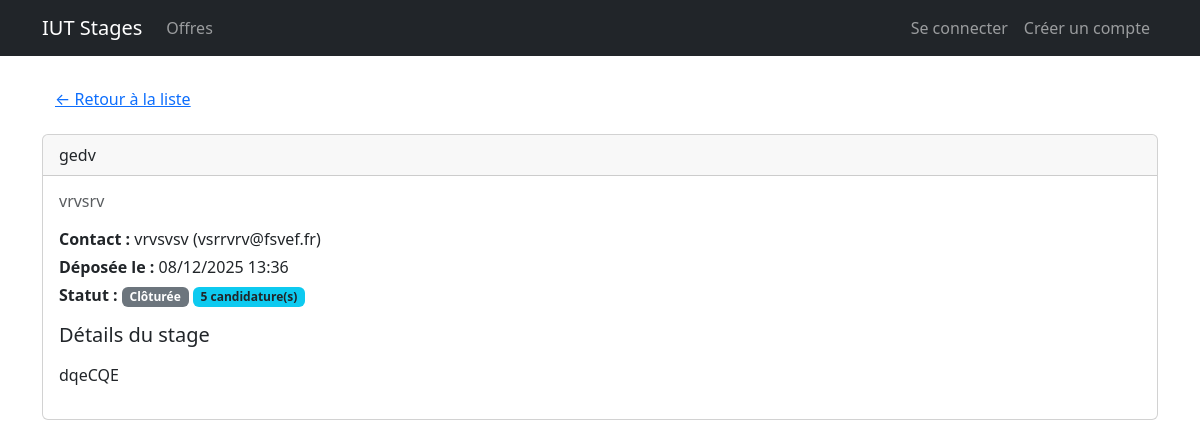
Before: /5/ with the older database file.
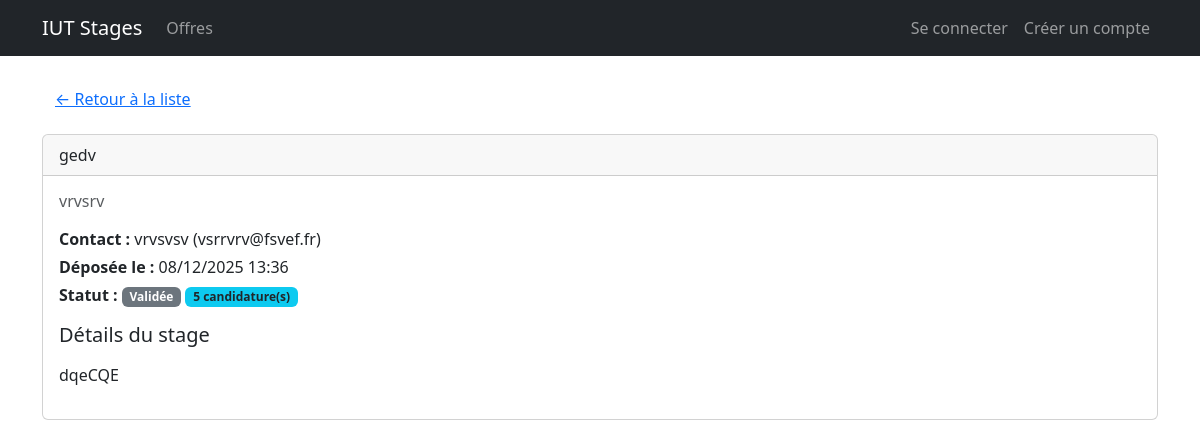
After: the same page with the newer database file.
### offers/models.py (models this page shows, shortened)
class InternshipOffer(models.Model):
    STATUS_CHOICES = [
        ('pending', 'En attente de validation'),
        ('validated', 'Validée'),
        ('rejected', 'Refusée'),
        ('closed', 'Clôturée'),
    ]
    title = models.CharField(max_length=255)
    organization = models.CharField(max_length=255)
    contact_name = models.CharField(max_length=255)
    contact_email = models.EmailField()
    details = models.TextField()
    status = models.CharField(
        max_length=10,
        choices=STATUS_CHOICES,
        default='pending',
    )
    submission_date = models.DateTimeField(default=timezone.now)
    @property
    def applications_count(self) -> int:
        return self.applications.count()
    @property
    def is_open_for_applications(self) -> bool:
        return self.status == 'validated' and self.applications_count < 5

### offers/views.py (the view)
# urls.py: path('<int:pk>/', views.offer_detail, name='offer_detail'),
def offer_detail(request, pk):
    offer = get_object_or_404(InternshipOffer, pk=pk)
    visible_statuses = ['validated', 'closed']
    is_staff = request.user.is_authenticated and request.user.is_staff
    if offer.status not in visible_statuses and not is_staff:
        raise Http404("Cette offre n'est pas disponible.")
    is_student = request.user.is_authenticated and not request.user.is_staff
    can_apply = offer.is_open_for_applications and is_student
    context = {
        "offer": offer,
        "applications_count": offer.applications_count,
        "can_apply": can_apply,
    }
    return render(request, "offers/offer_detail.html", context)

### offers/templates/offers/offer_detail.html (shortened to what this page needs)
{% extends "base.html" %}
{% block content %}
<div class="mb-3">
  <a href="{% url 'offers:offer_list' %}" class="btn btn-link">&larr; Retour à la liste</a>
</div>
<div class="card">
  <div class="card-header">
      {{ offer.title }}
  </div>
  <div class="card-body">
    <h2 class="h6 text-muted mb-3">{{ offer.organization }}</h2>
    <p class="mb-1"><strong>Contact :</strong> {{ offer.contact_name }} ({{ offer.contact_email }})</p>
    <p class="mb-1"><strong>Déposée le :</strong> {{ offer.submission_date|date:"d/m/Y H:i" }}</p>
    <p class="mb-3">
      <strong>Statut :</strong>
      <span class="badge bg-secondary">{{ offer.get_status_display }}</span>
      <span class="badge bg-info text-dark">{{ applications_count }} candidature(s)</span>
    </p>
    <h5>Détails du stage</h5>
    <p>{{ offer.details|linebreaks }}</p>
  </div>
</div>
{% endblock %}

Changed rows visible on the page:
changed InternshipOffer "gedv": status "Clôturée" → "Validée"
